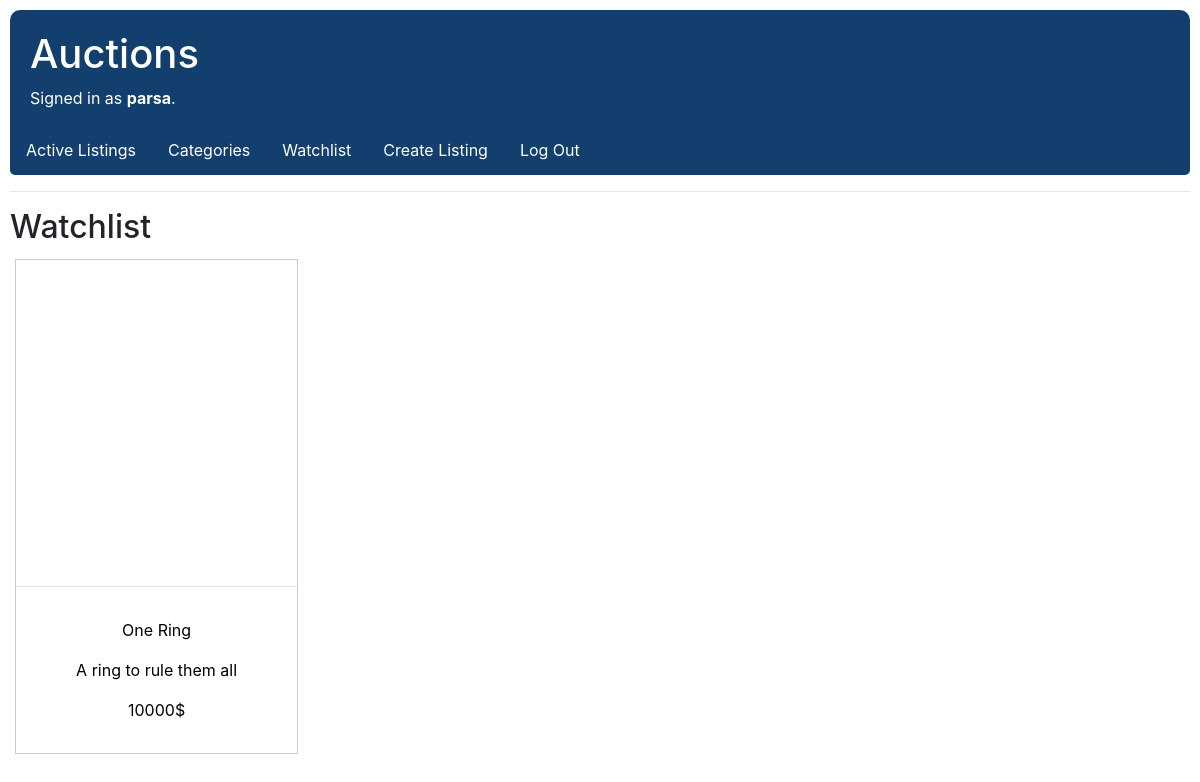
The app's page /watchlist (signed in) with its own data.
### auctions/models.py (models this page shows, shortened)
class User(AbstractUser):
    watchlist_ids = set()

class Item(models.Model):
    CATEGORY_CHOICES = [
        ('ELC', 'Electronics'),
        ('BMM', 'Books, Movies & Music'),
        ('ART', 'Art'),
        ('FSH', 'Fashion'),
        ('THB', 'Toys and Hobbies'),
        ('SPG', 'Sporting Goods'),
        ('HBT', 'Health & Beauty'),
        ('BZI', 'Business & Industrial'),
        ('HMG', 'Home & Garden'),
        ('ACS', 'Accessories'),
        ('JWR', 'Jewerly'),
        ('OTR', 'Other')
    ]
    title = models.CharField(max_length=50)
    summary = models.CharField(max_length=50)
    description = models.CharField(max_length=1000)
    image = models.URLField(blank=True, null=True)
    category = models.CharField(max_length=3, choices=CATEGORY_CHOICES, default='OTR')
    seller = models.ForeignKey(User, null=True, blank=True, on_delete=models.CASCADE, related_name='item_seller')
    starting_bid = models.IntegerField()
    high_bid = models.IntegerField(null=True, blank=True)
    high_bid_user = models.ForeignKey(User, null=True, blank=True, on_delete=models.CASCADE, related_name='high_bidder')
    bid_number = models.IntegerField(default=0)
    is_sold = models.BooleanField(default=False)

### auctions/views.py (the view)
# urls.py: path('watchlist', views.watchlist, name='watchlist'),
@login_required(login_url='login')
def watchlist(request):
    user = request.user
    watchlist_items = Watchlist_Item.objects.filter(user=user)
    items = []
    for i in watchlist_items:
        items.append(i.item)
    return render(request, 'auctions/watchlist.html', {
        'items': items
    })

### auctions/templates/auctions/watchlist.html
{% extends 'auctions/layout.html' %}
{% block body %}
<h2>Watchlist</h2>
<div class="flex-container">
    {% for item in items %}
        <div class="item">
            <a href="item/{{item.id}}">
                <div class="item-img" style="background-image: url({{item.image}});
                width: 100%; height: 300px;
                background-size: cover;
                overflow: hidden;
                background-position: center;"></div>
                <hr>
                <div class="desc">
                    <p>{{item.title}}</p>
                    <p>{{item.summary}}</p>
                    {% if item.bid_number > 0 %}
                        <p>{{item.high_bid}}$</p>
                    {% else %}
                        <p>{{item.starting_bid}}$</p>
                    {% endif %}
                </div>
            </a>
        </div>
    {% endfor %}
</div>
{% endblock %}

### auctions/templates/auctions/layout.html (shortened to what this page needs)
{% load static %}
<!DOCTYPE html>
<html lang="en">
    <head>
        <link rel="stylesheet" href="https://stackpath.bootstrapcdn.com/bootstrap/4.4.1/css/bootstrap.min.css">
        <link href="{% static 'auctions/styles.css' %}" rel="stylesheet">
    </head>
    <body>
        <div id="header">
            <h1><a href="{% url 'index' %}" id="auctions">Auctions</a></h1>
            <div>
                {% if user.is_authenticated %}
                    Signed in as <strong>{{ user.username }}</strong>.
                {% else %}
                    Not signed in.
                {% endif %}
            </div>
        </div>
        <ul class="nav">
            <li class="nav-item">
                <a class="nav-link" href="{% url 'index' %}">Active Listings</a>
            </li>
            <li class="nav-item">
                <a class="nav-link" href="{% url 'categories' %}">Categories</a>
            </li>
            {% if user.is_authenticated %}
                <li class="nav-item">
                    <a class="nav-link" href="{% url 'watchlist' %}">Watchlist</a>
                </li>
                <li class="nav-item">
                    <a class="nav-link" href="{% url 'create_listing' %}">Create Listing</a>
                </li>
                <li class="nav-item">
                    <a class="nav-link" href="{% url 'logout' %}">Log Out</a>
                </li>
            {% endif %}
        </ul>
        <hr>
        {% block body %}
        {% endblock %}
    </body>
</html>

### auctions/static/auctions/styles.css (style rules this page uses)
* { box-sizing: border-box; }
body { padding: 10px; }
.nav { background-color: rgb(18, 63, 109); border-radius: 0 0 5px 5px; padding-bottom: 5px; }
.nav-link { color: white; }
.flex-container { display: flex; flex-wrap: wrap; justify-content: flex-start; }
div.item { margin: 5px; border: 1px solid #ccc; width: 24%; }
div.desc { padding: 15px; text-align: center; color: black; }
div.item a { text-decoration: none; }
.item-img { width: 350px; height: auto; margin-top: 10px; }
#auctions { color: white; text-decoration: none; }
#header { background-color: rgb(18, 63, 109); color: white; border-radius: 10px 10px 0 0; padding: 20px; }

### records on screen
User: username "parsa"
Item: title "One Ring", summary "A ring to rule them all", starting_bid "10000"
